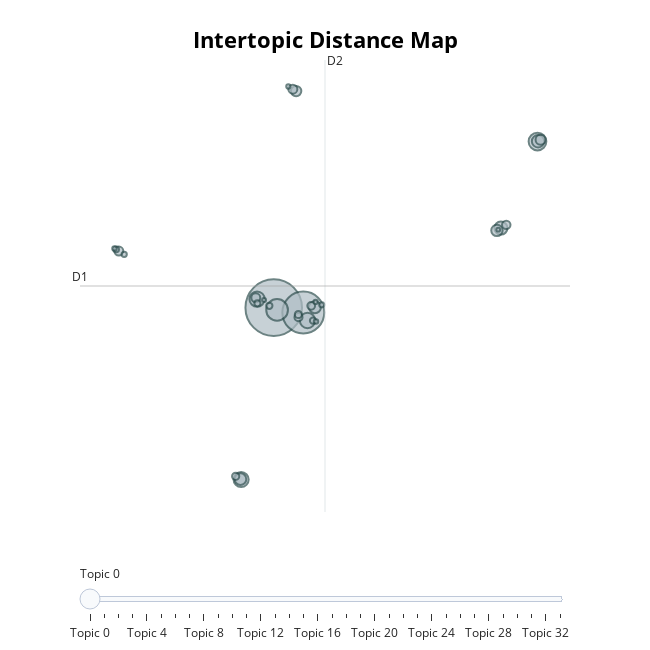

Source (notebook cell):
### Code cell
# Visualize the topics
model.visualize_topics()

### Figure 1 — Plotly figure (JSON) as saved in the notebook; plotly's stock layout.template omitted (floating-point values rounded to 4 significant figures)
{"data": [{"customdata": [[0, "vaccine | infection | virus | viral | disease", 2445], [1, "health | healthcare | medical | patients | cancer", 1343], [2, "viruses | viral | virus | rna | infected", 359], [3, "cells | cell | proteins | cellular | immune", 240], [4, "education | digital | learning | teaching | technology", 180], [5, "antimicrobial | antibiotic | antibiotics | bacterial | infections", 179], [6, "diabetes | hypertension | glucose | mortality | sepsis", 175], [7, "climate change | pollution | climate | environmental | emissions", 131], [8, "molecular | molecules | ligand | nanoparticles | compounds", 117], [9, "dementia | elderly | older adults | health | wellbeing", 110], [10, "vitamin | of vitamin | psoriasis | inflammatory | psoriatic", 104], [11, "dietary | nutrition | foods | food waste | diet", 99], [12, "authors declare no | no conflicts of | declare no conflicts | no conflicts | are no conflicts", 83], [13, "chemotherapy | breast cancer | cancer | tumors | tumor", 76], [14, "editors | the authors declare | manuscript | the manuscript | publication", 62], [15, "benzotriazole | compounds | metabolites | herbal | flavonoids", 61], [16, "machine learning | classification | datasets | algorithms | learning", 61], [17, "banks | financial | bank | markets | monetary", 55], [18, "medications | medication | prescription | drug | pharmacy", 50], [19, "muscle mass | sarcopenia | muscle | athlete | physical activity", 46], [20, "retinal | cataract | lenses | ocular | corneal", 40], [21, "tobacco use | tobacco | of tobacco | nicotine | smoking", 39], [22, "innovation | technology | knowledge | research | behaviors", 30], [23, "multiple sclerosis | patients with ms | living with ms | sclerosis | demyelination", 30], [24, "tb infection | tuberculosis | active tb | tb cases | of tb", 28], [25, "wearables | wearable | smartwatch | devices | sensing", 24], [26, "and documentclass12ptminimal usepackageamsmath | documentclass12ptminimal usepackageamsmath usepackagewasysym | usepackageupgreek setlengthoddsidemargin69pt begindocumentmathcal | begindocumentmathcal | setlengthoddsidemargin69pt begindocumentmathcal", 21], [27, "sleep quality | insomnia | of sleep | sleep | circadian", 20], [28, "iot | cloud | security | blockchain | authentication", 15], [29, "interaction | foraging | recognition | emotion | robot", 15], [30, "to | we | for | the | and", 14], [31, "autism | of autism | autistic people | autistic | children with", 14], [32, "acute cholecystitis | appendicitis | cholecystectomy | laparoscopic cholecystectomy | cholecystitis", 12], [33, "plastics | microplastics | bioplastics | microplastic | of plastic", 11]], "hovertemplate": "<b>Topic %{customdata[0]}</b><br>%{customdata[1]}<br>Size: %{customdata[2]}", "legendgroup": "", "marker": {"color": "#B0BEC5", "line": {"color": "DarkSlateGrey", "width": 2}, "size": [2445, 1343, 359, 240, 180, 179, 175, 131, 117, 110, 104, 99, 83, 76, 62, 61, 61, 55, 50, 46, 40, 39, 30, 30, 28, 24, 21, 20, 15, 15, 14, 14, 12, 11], "sizemode": "area", "sizeref": 1.528, "symbol": "circle"}, "mode": "markers", "name": "", "orientation": "v", "showlegend": false, "type": "scatter", "x": [-3.488, -2.027, -3.322, 9.543, -1.819, -4.311, -5.099, 7.736, 9.57, -1.454, -5.131, 7.54, -2.381, 9.695, -2.543, -4.374, -11.14, 8.0, -2.264, -1.637, -5.368, -2.271, -1.546, -3.704, -4.294, -11.27, -10.87, -1.115, -11.36, -1.399, -2.765, -1.42, -3.965, 7.604], "xaxis": "x", "y": [-3.714, -4.118, -3.901, 10.13, -4.782, -2.997, -18.04, 2.921, 10.16, -3.682, -18.01, 2.725, 14.34, 10.28, 14.5, -2.89, 1.003, 3.186, -4.506, -3.563, -17.77, -4.283, -4.799, -3.558, -3.356, 1.14, 0.7363, -3.483, 1.226, -4.868, 14.72, -3.242, -3.072, 2.789], "yaxis": "y"}], "layout": {"annotations": [{"showarrow": false, "text": "D1", "x": -13.06, "y": -1.909, "yshift": 10}, {"showarrow": false, "text": "D2", "x": -0.9545, "xshift": 10, "y": 16.93}], "height": 650, "hoverlabel": {"bgcolor": "white", "font": {"family": "Rockwell", "size": 16}}, "legend": {"itemsizing": "constant", "tracegroupgap": 0}, "margin": {"t": 60}, "shapes": [{"line": {"color": "#CFD8DC", "width": 2}, "type": "line", "x0": -0.9545, "x1": -0.9545, "y0": -20.75, "y1": 16.93}, {"line": {"color": "#9E9E9E", "width": 2}, "type": "line", "x0": -13.06, "x1": 11.15, "y0": -1.909, "y1": -1.909}], "sliders": [{"active": 0, "pad": {"t": 50}, "steps": [{"args": [{"marker.color": [["red", "#B0BEC5", "#B0BEC5", "#B0BEC5", "#B0BEC5", "#B0BEC5", "#B0BEC5", "#B0BEC5", "#B0BEC5", "#B0BEC5", "#B0BEC5", "#B0BEC5", "#B0BEC5", "#B0BEC5", "#B0BEC5", "#B0BEC5", "#B0BEC5", "#B0BEC5", "#B0BEC5", "#B0BEC5", "#B0BEC5", "#B0BEC5", "#B0BEC5", "#B0BEC5", "#B0BEC5", "#B0BEC5", "#B0BEC5", "#B0BEC5", "#B0BEC5", "#B0BEC5", "#B0BEC5", "#B0BEC5", "#B0BEC5", "#B0BEC5"]]}], "label": "Topic 0", "method": "update"}, {"args": [{"marker.color": [["#B0BEC5", "red", "#B0BEC5", "#B0BEC5", "#B0BEC5", "#B0BEC5", "#B0BEC5", "#B0BEC5", "#B0BEC5", "#B0BEC5", "#B0BEC5", "#B0BEC5", "#B0BEC5", "#B0BEC5", "#B0BEC5", "#B0BEC5", "#B0BEC5", "#B0BEC5", "#B0BEC5", "#B0BEC5", "#B0BEC5", "#B0BEC5", "#B0BEC5", "#B0BEC5", "#B0BEC5", "#B0BEC5", "#B0BEC5", "#B0BEC5", "#B0BEC5", "#B0BEC5", "#B0BEC5", "#B0BEC5", "#B0BEC5", "#B0BEC5"]]}], "label": "Topic 1", "method": "update"}, {"args": [{"marker.color": [["#B0BEC5", "#B0BEC5", "red", "#B0BEC5", "#B0BEC5", "#B0BEC5", "#B0BEC5", "#B0BEC5", "#B0BEC5", "#B0BEC5", "#B0BEC5", "#B0BEC5", "#B0BEC5", "#B0BEC5", "#B0BEC5", "#B0BEC5", "#B0BEC5", "#B0BEC5", "#B0BEC5", "#B0BEC5", "#B0BEC5", "#B0BEC5", "#B0BEC5", "#B0BEC5", "#B0BEC5", "#B0BEC5", "#B0BEC5", "#B0BEC5", "#B0BEC5", "#B0BEC5", "#B0BEC5", "#B0BEC5", "#B0BEC5", "#B0BEC5"]]}], "label": "Topic 2", "method": "update"}, {"args": [{"marker.color": [["#B0BEC5", "#B0BEC5", "#B0BEC5", "red", "#B0BEC5", "#B0BEC5", "#B0BEC5", "#B0BEC5", "#B0BEC5", "#B0BEC5", "#B0BEC5", "#B0BEC5", "#B0BEC5", "#B0BEC5", "#B0BEC5", "#B0BEC5", "#B0BEC5", "#B0BEC5", "#B0BEC5", "#B0BEC5", "#B0BEC5", "#B0BEC5", "#B0BEC5", "#B0BEC5", "#B0BEC5", "#B0BEC5", "#B0BEC5", "#B0BEC5", "#B0BEC5", "#B0BEC5", "#B0BEC5", "#B0BEC5", "#B0BEC5", "#B0BEC5"]]}], "label": "Topic 3", "method": "update"}, {"args": [{"marker.color": [["#B0BEC5", "#B0BEC5", "#B0BEC5", "#B0BEC5", "red", "#B0BEC5", "#B0BEC5", "#B0BEC5", "#B0BEC5", "#B0BEC5", "#B0BEC5", "#B0BEC5", "#B0BEC5", "#B0BEC5", "#B0BEC5", "#B0BEC5", "#B0BEC5", "#B0BEC5", "#B0BEC5", "#B0BEC5", "#B0BEC5", "#B0BEC5", "#B0BEC5", "#B0BEC5", "#B0BEC5", "#B0BEC5", "#B0BEC5", "#B0BEC5", "#B0BEC5", "#B0BEC5", "#B0BEC5", "#B0BEC5", "#B0BEC5", "#B0BEC5"]]}], "label": "Topic 4", "method": "update"}, {"args": [{"marker.color": [["#B0BEC5", "#B0BEC5", "#B0BEC5", "#B0BEC5", "#B0BEC5", "red", "#B0BEC5", "#B0BEC5", "#B0BEC5", "#B0BEC5", "#B0BEC5", "#B0BEC5", "#B0BEC5", "#B0BEC5", "#B0BEC5", "#B0BEC5", "#B0BEC5", "#B0BEC5", "#B0BEC5", "#B0BEC5", "#B0BEC5", "#B0BEC5", "#B0BEC5", "#B0BEC5", "#B0BEC5", "#B0BEC5", "#B0BEC5", "#B0BEC5", "#B0BEC5", "#B0BEC5", "#B0BEC5", "#B0BEC5", "#B0BEC5", "#B0BEC5"]]}], "label": "Topic 5", "method": "update"}, {"args": [{"marker.color": [["#B0BEC5", "#B0BEC5", "#B0BEC5", "#B0BEC5", "#B0BEC5", "#B0BEC5", "red", "#B0BEC5", "#B0BEC5", "#B0BEC5", "#B0BEC5", "#B0BEC5", "#B0BEC5", "#B0BEC5", "#B0BEC5", "#B0BEC5", "#B0BEC5", "#B0BEC5", "#B0BEC5", "#B0BEC5", "#B0BEC5", "#B0BEC5", "#B0BEC5", "#B0BEC5", "#B0BEC5", "#B0BEC5", "#B0BEC5", "#B0BEC5", "#B0BEC5", "#B0BEC5", "#B0BEC5", "#B0BEC5", "#B0BEC5", "#B0BEC5"]]}], "label": "Topic 6", "method": "update"}, {"args": [{"marker.color": [["#B0BEC5", "#B0BEC5", "#B0BEC5", "#B0BEC5", "#B0BEC5", "#B0BEC5", "#B0BEC5", "red", "#B0BEC5", "#B0BEC5", "#B0BEC5", "#B0BEC5", "#B0BEC5", "#B0BEC5", "#B0BEC5", "#B0BEC5", "#B0BEC5", "#B0BEC5", "#B0BEC5", "#B0BEC5", "#B0BEC5", "#B0BEC5", "#B0BEC5", "#B0BEC5", "#B0BEC5", "#B0BEC5", "#B0BEC5", "#B0BEC5", "#B0BEC5", "#B0BEC5", "#B0BEC5", "#B0BEC5", "#B0BEC5", "#B0BEC5"]]}], "label": "Topic 7", "method": "update"}, {"args": [{"marker.color": [["#B0BEC5", "#B0BEC5", "#B0BEC5", "#B0BEC5", "#B0BEC5", "#B0BEC5", "#B0BEC5", "#B0BEC5", "red", "#B0BEC5", "#B0BEC5", "#B0BEC5", "#B0BEC5", "#B0BEC5", "#B0BEC5", "#B0BEC5", "#B0BEC5", "#B0BEC5", "#B0BEC5", "#B0BEC5", "#B0BEC5", "#B0BEC5", "#B0BEC5", "#B0BEC5", "#B0BEC5", "#B0BEC5", "#B0BEC5", "#B0BEC5", "#B0BEC5", "#B0BEC5", "#B0BEC5", "#B0BEC5", "#B0BEC5", "#B0BEC5"]]}], "label": "Topic 8", "method": "update"}, {"args": [{"marker.color": [["#B0BEC5", "#B0BEC5", "#B0BEC5", "#B0BEC5", "#B0BEC5", "#B0BEC5", "#B0BEC5", "#B0BEC5", "#B0BEC5", "red", "#B0BEC5", "#B0BEC5", "#B0BEC5", "#B0BEC5", "#B0BEC5", "#B0BEC5", "#B0BEC5", "#B0BEC5", "#B0BEC5", "#B0BEC5", "#B0BEC5", "#B0BEC5", "#B0BEC5", "#B0BEC5", "#B0BEC5", "#B0BEC5", "#B0BEC5", "#B0BEC5", "#B0BEC5", "#B0BEC5", "#B0BEC5", "#B0BEC5", "#B0BEC5", "#B0BEC5"]]}], "label": "Topic 9", "method": "update"}, {"args": [{"marker.color": [["#B0BEC5", "#B0BEC5", "#B0BEC5", "#B0BEC5", "#B0BEC5", "#B0BEC5", "#B0BEC5", "#B0BEC5", "#B0BEC5", "#B0BEC5", "red", "#B0BEC5", "#B0BEC5", "#B0BEC5", "#B0BEC5", "#B0BEC5", "#B0BEC5", "#B0BEC5", "#B0BEC5", "#B0BEC5", "#B0BEC5", "#B0BEC5", "#B0BEC5", "#B0BEC5", "#B0BEC5", "#B0BEC5", "#B0BEC5", "#B0BEC5", "#B0BEC5", "#B0BEC5", "#B0BEC5", "#B0BEC5", "#B0BEC5", "#B0BEC5"]]}], "label": "Topic 10", "method": "update"}, {"args": [{"marker.color": [["#B0BEC5", "#B0BEC5", "#B0BEC5", "#B0BEC5", "#B0BEC5", "#B0BEC5", "#B0BEC5", "#B0BEC5", "#B0BEC5", "#B0BEC5", "#B0BEC5", "red", "#B0BEC5", "#B0BEC5", "#B0BEC5", "#B0BEC5", "#B0BEC5", "#B0BEC5", "#B0BEC5", "#B0BEC5", "#B0BEC5", "#B0BEC5", "#B0BEC5", "#B0BEC5", "#B0BEC5", "#B0BEC5", "#B0BEC5", "#B0BEC5", "#B0BEC5", "#B0BEC5", "#B0BEC5", "#B0BEC5", "#B0BEC5", "#B0BEC5"]]}], "label": "Topic 11", "method": "update"}, {"args": [{"marker.color": [["#B0BEC5", "#B0BEC5", "#B0BEC5", "#B0BEC5", "#B0BEC5", "#B0BEC5", "#B0BEC5", "#B0BEC5", "#B0BEC5", "#B0BEC5", "#B0BEC5", "#B0BEC5", "red", "#B0BEC5", "#B0BEC5", "#B0BEC5", "#B0BEC5", "#B0BEC5", "#B0BEC5", "#B0BEC5", "#B0BEC5", "#B0BEC5", "#B0BEC5", "#B0BEC5", "#B0BEC5", "#B0BEC5", "#B0BEC5", "#B0BEC5", "#B0BEC5", "#B0BEC5", "#B0BEC5", "#B0BEC5", "#B0BEC5", "#B0BEC5"]]}], "label": "Topic 12", "method": "update"}, {"args": [{"marker.color": [["#B0BEC5", "#B0BEC5", "#B0BEC5", "#B0BEC5", "#B0BEC5", "#B0BEC5", "#B0BEC5", "#B0BEC5", "#B0BEC5", "#B0BEC5", "#B0BEC5", "#B0BEC5", "#B0BEC5", "red", "#B0BEC5", "#B0BEC5", "#B0BEC5", "#B0BEC5", "#B0BEC5", "#B0BEC5", "#B0BEC5", "#B0BEC5", "#B0BEC5", "#B0BEC5", "#B0BEC5", "#B0BEC5", "#B0BEC5", "#B0BEC5", "#B0BEC5", "#B0BEC5", "#B0BEC5", "#B0BEC5", "#B0BEC5", "#B0BEC5"]]}], "label": "Topic 13", "method": "update"}, {"args": [{"marker.color": [["#B0BEC5", "#B0BEC5", "#B0BEC5", "#B0BEC5", "#B0BEC5", "#B0BEC5", "#B0BEC5", "#B0BEC5", "#B0BEC5", "#B0BEC5", "#B0BEC5", "#B0BEC5", "#B0BEC5", "#B0BEC5", "red", "#B0BEC5", "#B0BEC5", "#B0BEC5", "#B0BEC5", "#B0BEC5", "#B0BEC5", "#B0BEC5", "#B0BEC5", "#B0BEC5", "#B0BEC5", "#B0BEC5", "#B0BEC5", "#B0BEC5", "#B0BEC5", "#B0BEC5", "#B0BEC5", "#B0BEC5", "#B0BEC5", "#B0BEC5"]]}], "label": "Topic 14", "method": "update"}, {"args": [{"marker.color": [["#B0BEC5", "#B0BEC5", "#B0BEC5", "#B0BEC5", "#B0BEC5", "#B0BEC5", "#B0BEC5", "#B0BEC5", "#B0BEC5", "#B0BEC5", "#B0BEC5", "#B0BEC5", "#B0BEC5", "#B0BEC5", "#B0BEC5", "red", "#B0BEC5", "#B0BEC5", "#B0BEC5", "#B0BEC5", "#B0BEC5", "#B0BEC5", "#B0BEC5", "#B0BEC5", "#B0BEC5", "#B0BEC5", "#B0BEC5", "#B0BEC5", "#B0BEC5", "#B0BEC5", "#B0BEC5", "#B0BEC5", "#B0BEC5", "#B0BEC5"]]}], "label": "Topic 15", "method": "update"}, {"args": [{"marker.color": [["#B0BEC5", "#B0BEC5", "#B0BEC5", "#B0BEC5", "#B0BEC5", "#B0BEC5", "#B0BEC5", "#B0BEC5", "#B0BEC5", "#B0BEC5", "#B0BEC5", "#B0BEC5", "#B0BEC5", "#B0BEC5", "#B0BEC5", "#B0BEC5", "red", "#B0BEC5", "#B0BEC5", "#B0BEC5", "#B0BEC5", "#B0BEC5", "#B0BEC5", "#B0BEC5", "#B0BEC5", "#B0BEC5", "#B0BEC5", "#B0BEC5", "#B0BEC5", "#B0BEC5", "#B0BEC5", "#B0BEC5", "#B0BEC5", "#B0BEC5"]]}], "label": "Topic 16", "method": "update"}, {"args": [{"marker.color": [["#B0BEC5", "#B0BEC5", "#B0BEC5", "#B0BEC5", "#B0BEC5", "#B0BEC5", "#B0BEC5", "#B0BEC5", "#B0BEC5", "#B0BEC5", "#B0BEC5", "#B0BEC5", "#B0BEC5", "#B0BEC5", "#B0BEC5", "#B0BEC5", "#B0BEC5", "red", "#B0BEC5", "#B0BEC5", "#B0BEC5", "#B0BEC5", "#B0BEC5", "#B0BEC5", "#B0BEC5", "#B0BEC5", "#B0BEC5", "#B0BEC5", "#B0BEC5", "#B0BEC5", "#B0BEC5", "#B0BEC5", "#B0BEC5", "#B0BEC5"]]}], "label": "Topic 17", "method": "update"}, {"args": [{"marker.color": [["#B0BEC5", "#B0BEC5", "#B0BEC5", "#B0BEC5", "#B0BEC5", "#B0BEC5", "#B0BEC5", "#B0BEC5", "#B0BEC5", "#B0BEC5", "#B0BEC5", "#B0BEC5", "#B0BEC5", "#B0BEC5", "#B0BEC5", "#B0BEC5", "#B0BEC5", "#B0BEC5", "red", "#B0BEC5", "#B0BEC5", "#B0BEC5", "#B0BEC5", "#B0BEC5", "#B0BEC5", "#B0BEC5", "#B0BEC5", "#B0BEC5", "#B0BEC5", "#B0BEC5", "#B0BEC5", "#B0BEC5", "#B0BEC5", "#B0BEC5"]]}], "label": "Topic 18", "method": "update"}, {"args": [{"marker.color": [["#B0BEC5", "#B0BEC5", "#B0BEC5", "#B0BEC5", "#B0BEC5", "#B0BEC5", "#B0BEC5", "#B0BEC5", "#B0BEC5", "#B0BEC5", "#B0BEC5", "#B0BEC5", "#B0BEC5", "#B0BEC5", "#B0BEC5", "#B0BEC5", "#B0BEC5", "#B0BEC5", "#B0BEC5", "red", "#B0BEC5", "#B0BEC5", "#B0BEC5", "#B0BEC5", "#B0BEC5", "#B0BEC5", "#B0BEC5", "#B0BEC5", "#B0BEC5", "#B0BEC5", "#B0BEC5", "#B0BEC5", "#B0BEC5", "#B0BEC5"]]}], "label": "Topic 19", "method": "update"}, {"args": [{"marker.color": [["#B0BEC5", "#B0BEC5", "#B0BEC5", "#B0BEC5", "#B0BEC5", "#B0BEC5", "#B0BEC5", "#B0BEC5", "#B0BEC5", "#B0BEC5", "#B0BEC5", "#B0BEC5", "#B0BEC5", "#B0BEC5", "#B0BEC5", "#B0BEC5", "#B0BEC5", "#B0BEC5", "#B0BEC5", "#B0BEC5", "red", "#B0BEC5", "#B0BEC5", "#B0BEC5", "#B0BEC5", "#B0BEC5", "#B0BEC5", "#B0BEC5", "#B0BEC5", "#B0BEC5", "#B0BEC5", "#B0BEC5", "#B0BEC5", "#B0BEC5"]]}], "label": "Topic 20", "method": "update"}, {"args": [{"marker.color": [["#B0BEC5", "#B0BEC5", "#B0BEC5", "#B0BEC5", "#B0BEC5", "#B0BEC5", "#B0BEC5", "#B0BEC5", "#B0BEC5", "#B0BEC5", "#B0BEC5", "#B0BEC5", "#B0BEC5", "#B0BEC5", "#B0BEC5", "#B0BEC5", "#B0BEC5", "#B0BEC5", "#B0BEC5", "#B0BEC5", "#B0BEC5", "red", "#B0BEC5", "#B0BEC5", "#B0BEC5", "#B0BEC5", "#B0BEC5", "#B0BEC5", "#B0BEC5", "#B0BEC5", "#B0BEC5", "#B0BEC5", "#B0BEC5", "#B0BEC5"]]}], "label": "Topic 21", "method": "update"}, {"args": [{"marker.color": [["#B0BEC5", "#B0BEC5", "#B0BEC5", "#B0BEC5", "#B0BEC5", "#B0BEC5", "#B0BEC5", "#B0BEC5", "#B0BEC5", "#B0BEC5", "#B0BEC5", "#B0BEC5", "#B0BEC5", "#B0BEC5", "#B0BEC5", "#B0BEC5", "#B0BEC5", "#B0BEC5", "#B0BEC5", "#B0BEC5", "#B0BEC5", "#B0BEC5", "red", "#B0BEC5", "#B0BEC5", "#B0BEC5", "#B0BEC5", "#B0BEC5", "#B0BEC5", "#B0BEC5", "#B0BEC5", "#B0BEC5", "#B0BEC5", "#B0BEC5"]]}], "label": "Topic 22", "method": "update"}, {"args": [{"marker.color": [["#B0BEC5", "#B0BEC5", "#B0BEC5", "#B0BEC5", "#B0BEC5", "#B0BEC5", "#B0BEC5", "#B0BEC5", "#B0BEC5", "#B0BEC5", "#B0BEC5", "#B0BEC5", "#B0BEC5", "#B0BEC5", "#B0BEC5", "#B0BEC5", "#B0BEC5", "#B0BEC5", "#B0BEC5", "#B0BEC5", "#B0BEC5", "#B0BEC5", "#B0BEC5", "red", "#B0BEC5", "#B0BEC5", "#B0BEC5", "#B0BEC5", "#B0BEC5", "#B0BEC5", "#B0BEC5", "#B0BEC5", "#B0BEC5", "#B0BEC5"]]}], "label": "Topic 23", "method": "update"}, {"args": [{"marker.color": [["#B0BEC5", "#B0BEC5", "#B0BEC5", "#B0BEC5", "#B0BEC5", "#B0BEC5", "#B0BEC5", "#B0BEC5", "#B0BEC5", "#B0BEC5", "#B0BEC5", "#B0BEC5", "#B0BEC5", "#B0BEC5", "#B0BEC5", "#B0BEC5", "#B0BEC5", "#B0BEC5", "#B0BEC5", "#B0BEC5", "#B0BEC5", "#B0BEC5", "#B0BEC5", "#B0BEC5", "red", "#B0BEC5", "#B0BEC5", "#B0BEC5", "#B0BEC5", "#B0BEC5", "#B0BEC5", "#B0BEC5", "#B0BEC5", "#B0BEC5"]]}], "label": "Topic 24", "method": "update"}, {"args": [{"marker.color": [["#B0BEC5", "#B0BEC5", "#B0BEC5", "#B0BEC5", "#B0BEC5", "#B0BEC5", "#B0BEC5", "#B0BEC5", "#B0BEC5", "#B0BEC5", "#B0BEC5", "#B0BEC5", "#B0BEC5", "#B0BEC5", "#B0BEC5", "#B0BEC5", "#B0BEC5", "#B0BEC5", "#B0BEC5", "#B0BEC5", "#B0BEC5", "#B0BEC5", "#B0BEC5", "#B0BEC5", "#B0BEC5", "red", "#B0BEC5", "#B0BEC5", "#B0BEC5", "#B0BEC5", "#B0BEC5", "#B0BEC5", "#B0BEC5", "#B0BEC5"]]}], "label": "Topic 25", "method": "update"}, {"args": [{"marker.color": [["#B0BEC5", "#B0BEC5", "#B0BEC5", "#B0BEC5", "#B0BEC5", "#B0BEC5", "#B0BEC5", "#B0BEC5", "#B0BEC5", "#B0BEC5", "#B0BEC5", "#B0BEC5", "#B0BEC5", "#B0BEC5", "#B0BEC5", "#B0BEC5", "#B0BEC5", "#B0BEC5", "#B0BEC5", "#B0BEC5", "#B0BEC5", "#B0BEC5", "#B0BEC5", "#B0BEC5", "#B0BEC5", "#B0BEC5", "red", "#B0BEC5", "#B0BEC5", "#B0BEC5", "#B0BEC5", "#B0BEC5", "#B0BEC5", "#B0BEC5"]]}], "label": "Topic 26", "method": "update"}, {"args": [{"marker.color": [["#B0BEC5", "#B0BEC5", "#B0BEC5", "#B0BEC5", "#B0BEC5", "#B0BEC5", "#B0BEC5", "#B0BEC5", "#B0BEC5", "#B0BEC5", "#B0BEC5", "#B0BEC5", "#B0BEC5", "#B0BEC5", "#B0BEC5", "#B0BEC5", "#B0BEC5", "#B0BEC5", "#B0BEC5", "#B0BEC5", "#B0BEC5", "#B0BEC5", "#B0BEC5", "#B0BEC5", "#B0BEC5", "#B0BEC5", "#B0BEC5", "red", "#B0BEC5", "#B0BEC5", "#B0BEC5", "#B0BEC5", "#B0BEC5", "#B0BEC5"]]}], "label": "Topic 27", "method": "update"}, {"args": [{"marker.color": [["#B0BEC5", "#B0BEC5", "#B0BEC5", "#B0BEC5", "#B0BEC5", "#B0BEC5", "#B0BEC5", "#B0BEC5", "#B0BEC5", "#B0BEC5", "#B0BEC5", "#B0BEC5", "#B0BEC5", "#B0BEC5", "#B0BEC5", "#B0BEC5", "#B0BEC5", "#B0BEC5", "#B0BEC5", "#B0BEC5", "#B0BEC5", "#B0BEC5", "#B0BEC5", "#B0BEC5", "#B0BEC5", "#B0BEC5", "#B0BEC5", "#B0BEC5", "red", "#B0BEC5", "#B0BEC5", "#B0BEC5", "#B0BEC5", "#B0BEC5"]]}], "label": "Topic 28", "method": "update"}, {"args": [{"marker.color": [["#B0BEC5", "#B0BEC5", "#B0BEC5", "#B0BEC5", "#B0BEC5", "#B0BEC5", "#B0BEC5", "#B0BEC5", "#B0BEC5", "#B0BEC5", "#B0BEC5", "#B0BEC5", "#B0BEC5", "#B0BEC5", "#B0BEC5", "#B0BEC5", "#B0BEC5", "#B0BEC5", "#B0BEC5", "#B0BEC5", "#B0BEC5", "#B0BEC5", "#B0BEC5", "#B0BEC5", "#B0BEC5", "#B0BEC5", "#B0BEC5", "#B0BEC5", "#B0BEC5", "red", "#B0BEC5", "#B0BEC5", "#B0BEC5", "#B0BEC5"]]}], "label": "Topic 29", "method": "update"}, {"args": [{"marker.color": [["#B0BEC5", "#B0BEC5", "#B0BEC5", "#B0BEC5", "#B0BEC5", "#B0BEC5", "#B0BEC5", "#B0BEC5", "#B0BEC5", "#B0BEC5", "#B0BEC5", "#B0BEC5", "#B0BEC5", "#B0BEC5", "#B0BEC5", "#B0BEC5", "#B0BEC5", "#B0BEC5", "#B0BEC5", "#B0BEC5", "#B0BEC5", "#B0BEC5", "#B0BEC5", "#B0BEC5", "#B0BEC5", "#B0BEC5", "#B0BEC5", "#B0BEC5", "#B0BEC5", "#B0BEC5", "red", "#B0BEC5", "#B0BEC5", "#B0BEC5"]]}], "label": "Topic 30", "method": "update"}, {"args": [{"marker.color": [["#B0BEC5", "#B0BEC5", "#B0BEC5", "#B0BEC5", "#B0BEC5", "#B0BEC5", "#B0BEC5", "#B0BEC5", "#B0BEC5", "#B0BEC5", "#B0BEC5", "#B0BEC5", "#B0BEC5", "#B0BEC5", "#B0BEC5", "#B0BEC5", "#B0BEC5", "#B0BEC5", "#B0BEC5", "#B0BEC5", "#B0BEC5", "#B0BEC5", "#B0BEC5", "#B0BEC5", "#B0BEC5", "#B0BEC5", "#B0BEC5", "#B0BEC5", "#B0BEC5", "#B0BEC5", "#B0BEC5", "red", "#B0BEC5", "#B0BEC5"]]}], "label": "Topic 31", "method": "update"}, {"args": [{"marker.color": [["#B0BEC5", "#B0BEC5", "#B0BEC5", "#B0BEC5", "#B0BEC5", "#B0BEC5", "#B0BEC5", "#B0BEC5", "#B0BEC5", "#B0BEC5", "#B0BEC5", "#B0BEC5", "#B0BEC5", "#B0BEC5", "#B0BEC5", "#B0BEC5", "#B0BEC5", "#B0BEC5", "#B0BEC5", "#B0BEC5", "#B0BEC5", "#B0BEC5", "#B0BEC5", "#B0BEC5", "#B0BEC5", "#B0BEC5", "#B0BEC5", "#B0BEC5", "#B0BEC5", "#B0BEC5", "#B0BEC5", "#B0BEC5", "red", "#B0BEC5"]]}], "label": "Topic 32", "method": "update"}, {"args": [{"marker.color": [["#B0BEC5", "#B0BEC5", "#B0BEC5", "#B0BEC5", "#B0BEC5", "#B0BEC5", "#B0BEC5", "#B0BEC5", "#B0BEC5", "#B0BEC5", "#B0BEC5", "#B0BEC5", "#B0BEC5", "#B0BEC5", "#B0BEC5", "#B0BEC5", "#B0BEC5", "#B0BEC5", "#B0BEC5", "#B0BEC5", "#B0BEC5", "#B0BEC5", "#B0BEC5", "#B0BEC5", "#B0BEC5", "#B0BEC5", "#B0BEC5", "#B0BEC5", "#B0BEC5", "#B0BEC5", "#B0BEC5", "#B0BEC5", "#B0BEC5", "red"]]}], "label": "Topic 33", "method": "update"}]}], "title": {"font": {"color": "Black", "size": 22}, "text": "<b>Intertopic Distance Map</b>", "x": 0.5, "xanchor": "center", "y": 0.95, "yanchor": "top"}, "width": 650, "xaxis": {"anchor": "y", "domain": [0, 1], "range": [-13.06, 11.15], "title": {"text": ""}, "visible": false}, "yaxis": {"anchor": "x", "domain": [0, 1], "range": [-20.75, 16.93], "title": {"text": ""}, "visible": false}}}
